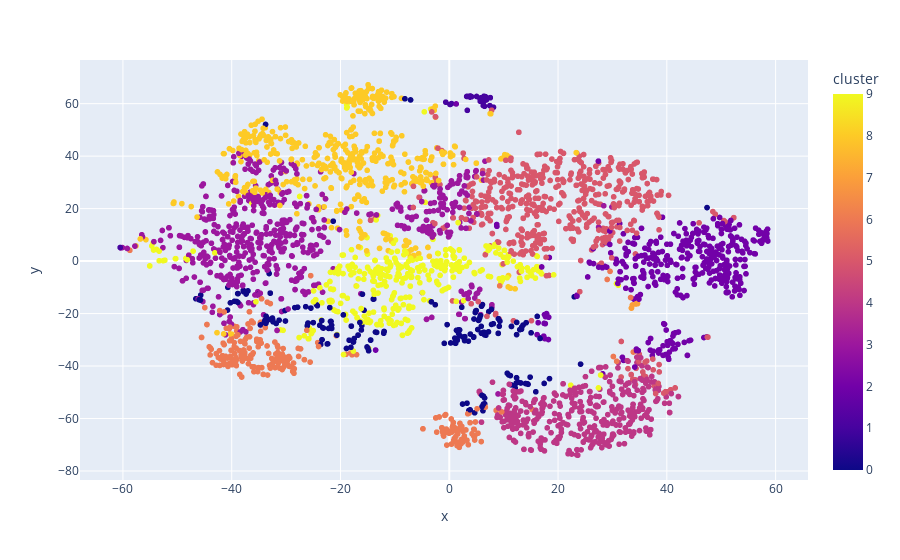

Notebook source saved alongside this figure:
### Code cell
tsne_pipeline = Pipeline([('scaler', StandardScaler()), ('tsne', TSNE(n_components=2, verbose=2))])

genre_embedding = tsne_pipeline.fit_transform(X)

projection = pd.DataFrame(columns=['x', 'y'], data=genre_embedding)
projection['genres'] = data_genre_df['genres']
projection['cluster'] = data_genre_df['cluster']

fig = px.scatter(
    projection, x='x', y='y', color='cluster', hover_data=['x', 'y', 'genres'])
fig.show()

### Figure 1 — Plotly figure (JSON) as saved in the notebook; plotly's stock layout.template omitted (floating-point values rounded to 4 significant figures; data arrays with more than 128 entries replaced by an {"elided": "..."} marker saying what was removed)
{"data": [{"customdata": {"elided": "3232x1 str values"}, "hovertemplate": "x=%{x}<br>y=%{y}<br>genres=%{customdata[0]}<br>cluster=%{marker.color}<extra></extra>", "legendgroup": "", "marker": {"color": {"elided": "3232 int values"}, "coloraxis": "coloraxis", "symbol": "circle"}, "mode": "markers", "name": "", "showlegend": false, "type": "scattergl", "x": {"elided": "3232 float values"}, "xaxis": "x", "y": {"elided": "3232 float values"}, "yaxis": "y"}], "layout": {"coloraxis": {"colorbar": {"title": {"text": "cluster"}}, "colorscale": [[0, "#0d0887"], [0.1111, "#46039f"], [0.2222, "#7201a8"], [0.3333, "#9c179e"], [0.4444, "#bd3786"], [0.5556, "#d8576b"], [0.6667, "#ed7953"], [0.7778, "#fb9f3a"], [0.8889, "#fdca26"], [1, "#f0f921"]]}, "legend": {"tracegroupgap": 0}, "margin": {"t": 60}, "xaxis": {"anchor": "y", "domain": [0, 1], "title": {"text": "x"}}, "yaxis": {"anchor": "x", "domain": [0, 1], "title": {"text": "y"}}}}
